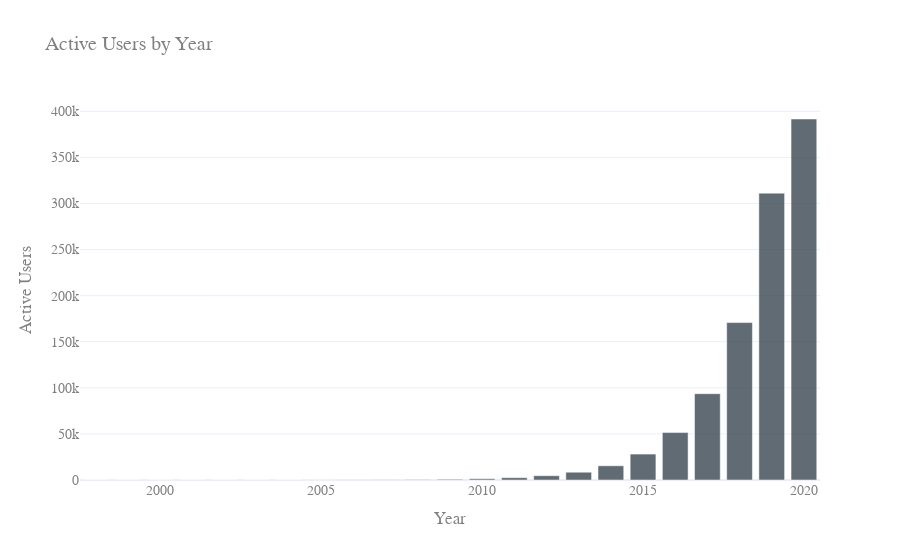

Notebook source saved alongside this figure:
### Code cell
fig_active_users = go.Figure()
fig_active_users.add_trace(go.Bar(
    x=users_per_year['auth_year'],
    y=users_per_year['active_users'],
    marker_color='rgba(58, 71, 80, 0.8)',
    name='Active Users'
))

fig_active_users.update_layout(
    title='Active Users by Year',
    xaxis_title='Year',
    yaxis_title='Active Users',
    template='plotly_white',
    font=dict(
        family="Arial, sans-serif",
        size=14,
        color="Gray"
    ),
    height=600
)

### Figure 1 — Plotly figure (JSON) as saved in the notebook; plotly's stock layout.template omitted (floating-point values rounded to 4 significant figures)
{"data": [{"marker": {"color": "rgba(58, 71, 80, 0.8)"}, "name": "Active Users", "type": "bar", "x": [1998, 1999, 2000, 2001, 2002, 2003, 2004, 2005, 2006, 2007, 2008, 2009, 2010, 2011, 2012, 2013, 2014, 2015, 2016, 2017, 2018, 2019, 2020], "y": [1, 1, 5, 7, 11, 21, 37, 66, 122, 227, 415, 754, 1376, 2531, 4638, 8448, 15422, 28128, 51461, 93667, 170777, 311202, 391646]}], "layout": {"autosize": true, "font": {"color": "Gray", "family": "Arial, sans-serif", "size": 14}, "title": {"text": "Active Users by Year"}, "xaxis": {"autorange": true, "range": [1998.0, 2020.0], "title": {"text": "Year"}, "type": "linear"}, "yaxis": {"autorange": true, "range": [0, 412300.0], "title": {"text": "Active Users"}, "type": "linear"}}}
